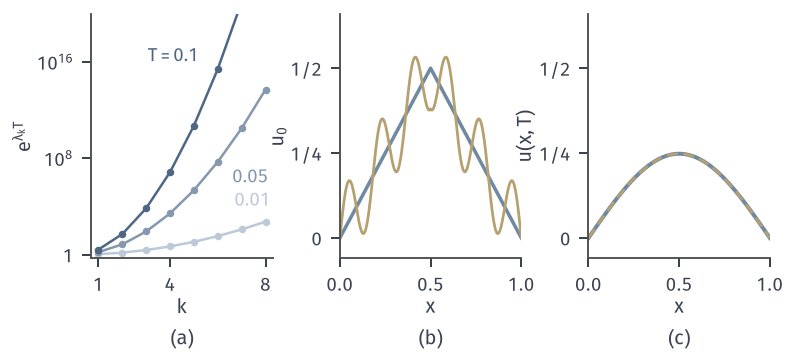

Generate this figure with Python:
from pathlib import Path
import sys
HERE = Path(__file__).resolve().parent
sys.path.insert(0, str(HERE.parent/"heat-common"))
from heat_fig import *
# Amplification of backward recovery; two very different initial data with nearly equal final data.
fig, axes = figure(width_mm=112, height_mm=50, ncols=3)
panel(fig, left=.115, wspace=.37, bottom=.27)
ax = axes[0]; k = np.arange(1, 9); cc = shades(3)
for T, c in zip((.01, .05, .1), cc): ax.semilogy(k, np.exp((k*pi)**2*T), 'o-', ms=3, color=c, mew=0, lw=1)
lab(ax, 5.2, 1e16, '$T=0.1$', cc[2], ha='right'); lab(ax, 6.6, 1.5e7, '$0.05$', cc[1], ha='left', va='top'); lab(ax, 8.2, 1e4, '$0.01$', cc[0], ha='right')
ax.set_xlim(.7, 8.3); ax.set_ylim(.5, 1e20); ax.minorticks_off(); ax.set_xticks([1, 4, 8]); ax.set_yticks([1, 1e8, 1e16]); ax.set_yticklabels(['1', '$10^{8}$', '$10^{16}$']); axlab(ax, '$k$', r'$\mathrm{e}^{\lambda_k T}$')
ax = axes[1]; p = lambda x: np.sin(11*pi*x)*.12; 
ax.plot(X, tent(X), color=BLUE, lw=1.4); ax.plot(X, tent(X)+p(X), color=YELLOW, lw=1.1)
ax.set_xlim(0, 1); ax.set_ylim(-.06, .66); ax.set_xticks([0, .5, 1]); ax.set_yticks([0, .25, .5]); ax.set_yticklabels(['0', '1/4', '1/2']); axlab(ax, yl='$u_0$')
ax = axes[2]; T = .05
ax.plot(X, uD(X, T), color=BLUE, lw=1.6); ax.plot(X, uD(X, T)+.12*np.exp(-(11*pi)**2*T)*np.sin(11*pi*X), color=YELLOW, lw=1.1, ls=DASH)
ax.set_xlim(0, 1); ax.set_ylim(-.06, .66); ax.set_xticks([0, .5, 1]); ax.set_yticks([0, .25, .5]); ax.set_yticklabels(['0', '1/4', '1/2']); axlab(ax, yl='$u(x,T)$')
tags(fig, axes)
save(fig, HERE, 'figure', {'max diff at T': float(.12*np.exp(-(11*pi)**2*T)), 'amp k=1,3,5,T=.05': [float(np.exp((j*pi)**2*T)) for j in (1, 3, 5)]})
